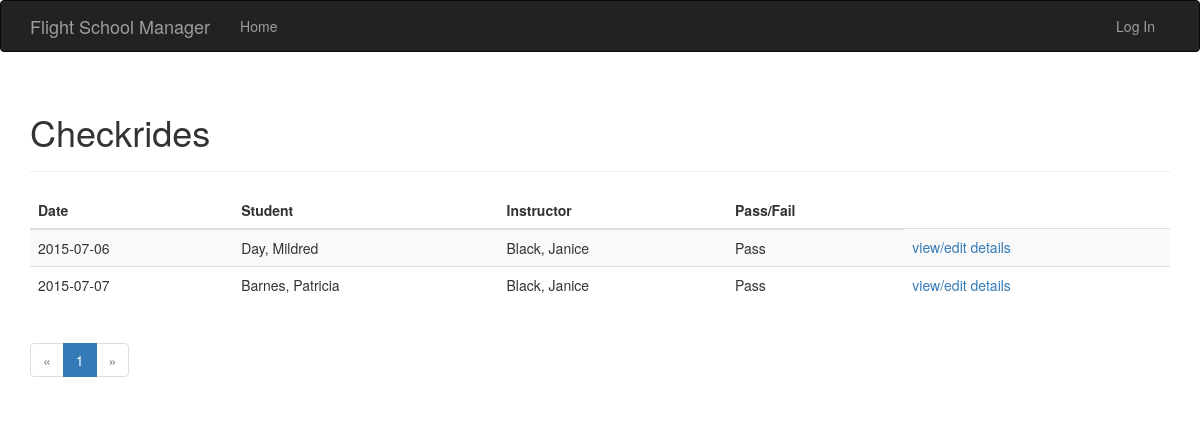
Screenshot of /view/checkrides with the database file from the repository.
### app/models.py (models this page shows, shortened)
class Checkride(db.Model):
    __tablename__ = 'checkrides'
    id = db.Column(db.Integer, primary_key=True)
    date = db.Column(db.Date)
    student_id = db.Column(db.Integer, db.ForeignKey('students.id'))
    instructor_id = db.Column(db.Integer, db.ForeignKey('instructors.id'))
    success = db.Column(db.Boolean)

class Student(db.Model):
    __tablename__ = 'students'
    id = db.Column(db.Integer, primary_key=True)
    first_name = db.Column(db.String(32))
    last_name = db.Column(db.String(64))
    address = db.Column(db.String(256))
    city = db.Column(db.String(64))
    state_id = db.Column(db.Integer, db.ForeignKey('states.id'))
    zip_code = db.Column(db.String(11))
    phone_number = db.Column(db.String(16))
    email_address = db.Column(db.String(128))
    active = db.Column(db.Boolean)
    flights = db.relationship('Flight', backref='student')
    checkrides = db.relationship('Checkride', backref='student')

class Instructor(db.Model):
    __tablename__ = 'instructors'
    id = db.Column(db.Integer, primary_key=True)
    first_name = db.Column(db.String(32))
    last_name = db.Column(db.String(64))
    flights = db.relationship('Flight', backref='instructor')
    checkrides = db.relationship('Checkride', backref='instructor')

### app/main/views.py (the view)
@main.route('/view/checkrides')
def view_checkrides():
    page = request.args.get('page', 1, type=int)
    pagination = Checkride.query.order_by(Checkride.date).paginate(
        page, per_page=current_app.config['STUDENTS_PER_PAGE'],
        error_out=False)
    checkrides = pagination.items
    return render_template('view_checkrides.html', checkrides=checkrides, pagination=pagination)

### app/templates/view_checkrides.html (shortened to what this page needs)
{% extends "base.html" %}
{% import "bootstrap/wtf.html" as wtf %}
{% import "_macros.html" as macros %}
{% block page_content %}
<div class="page-header">
    <h1>Checkrides</h1>
</div>
<div class="table-responsive">
    <table class="table table-striped">
        <thead>
        <th>
            Date
        </th>
        <th>
            Student
        </th>
        <th>
            Instructor
        </th>
        <th>
            Pass/Fail
        </th>
        </thead>
        <tbody>
        {%  for checkride in checkrides %}
        <tr>
            <td>{{ checkride.date }}</td>
            <td>{{ checkride.student.last_name }}, {{ checkride.student.first_name }}</td>
            <td>{{ checkride.instructor.last_name }}, {{  checkride.instructor.first_name }}</td>
            <td>{% if checkride.success %}Pass{% else %}Fail{% endif %}</td>
            <td><a href="/view/checkride/{{ checkride.id }}">view/edit details</a></td>
        </tr>
        {%  endfor %}
        </tbody>
    </table>
</div>
{{ macros.pagination_widget(pagination, '.view_checkrides') }}
{% endblock %}

### rows the page displays
Checkride: date "2015-07-06", student.last_name "Day", student.first_name "Mildred", instructor.last_name "Black", instructor.first_name "Janice", success "Pass"
Checkride: date "2015-07-07", student.last_name "Barnes", student.first_name "Patricia", instructor.last_name "Black", instructor.first_name "Janice", success "Pass"

### other values shown
{{ p }} "1"
